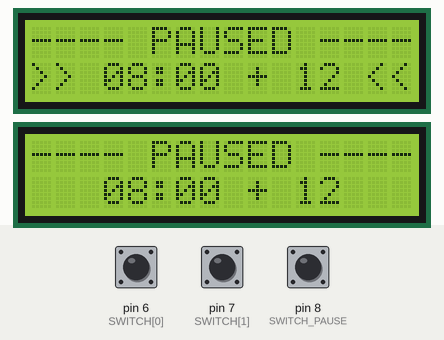
The sketch below on a simulated Arduino Mega 2560, built with avr-gcc and run on an emulated ATmega2560. Shown: 2 × 16×2 character LCD. The test bench sets the inputs (shaded band); at power-on: pin 8 (SWITCH_PAUSE) HIGH, pin 6 (SWITCH[0]) HIGH, pin 7 (SWITCH[1]) HIGH. EEPROM starts erased.

Above: at 1.3 s.
1.4 s: pin 8 (SWITCH_PAUSE) pulled LOW for 0.15 s
At 2.2 s:
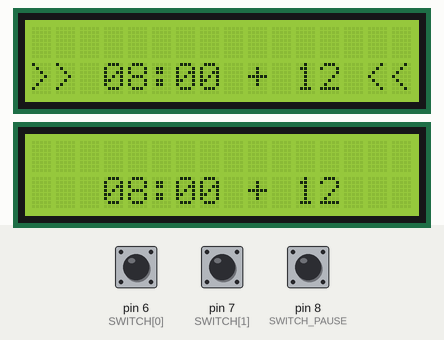
4.5 s: pin 6 (SWITCH[0]) pulled LOW for 0.15 s
At 4.9 s:
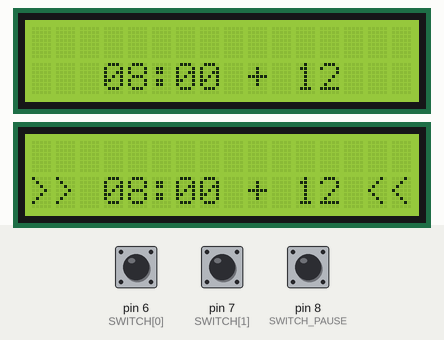
7.6 s: pin 8 (SWITCH_PAUSE) pulled LOW for 1 s
At 9.1 s:
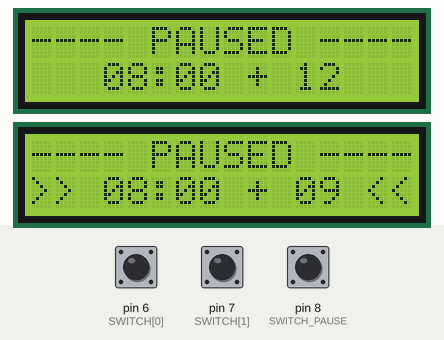
10.1 s: pin 7 (SWITCH[1]) pulled LOW for 0.15 s
At 10.4 s:
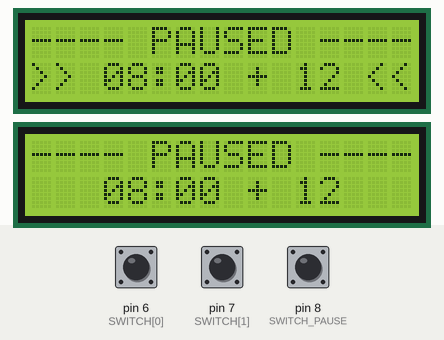
11.7 s: pin 6 (SWITCH[0]) pulled LOW for 1 s
At 12.9 s:
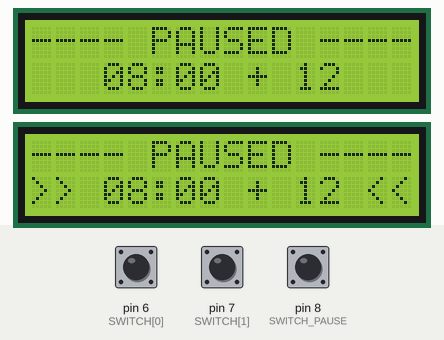
14.2 s: pin 7 (SWITCH[1]) pulled LOW for 1 s
At 15.5 s:
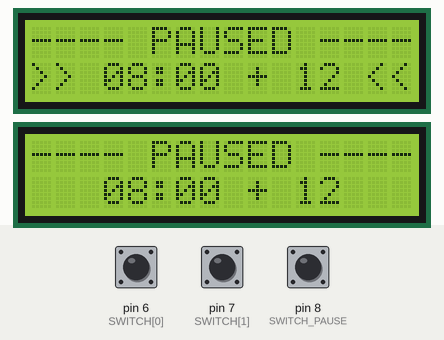
Timing chart, 0 to 17.2 s (numbered marks = the images above; inputs shaded):
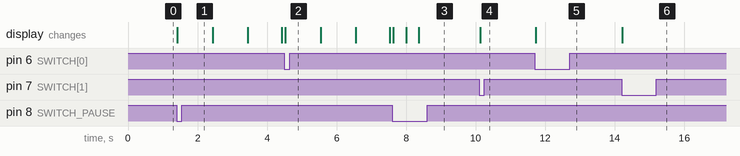

Measured:
- after the input at 1.4 s, the display: changes at once (image 1)
- after the input at 4.5 s, the display: changes at once (image 2)
- after the input at 7.6 s, the display: changes at once (image 3)
- after the input at 10.1 s, the display: changes at once (image 4)
- after the input at 11.7 s, the display: changes at once (image 5)
- after the input at 14.2 s, the display: changes at once (image 6)

The sketch:

chessclock.ino
```cpp
/*
Chess clock
===========
P. poliakoff 2020

This has been tested with Arduino uno r3 and with Arduino micro

This sketch uses 2 LCD displays
The circuit:
* LCD RS pin to digital pin 12
* LCD Enable pin to digital pin 11 for LCD1 pin 10 for LCD 0
* LCD D4 pin to digital pin 5
* LCD D5 pin to digital pin 4
* LCD D6 pin to digital pin 3
* LCD D7 pin to digital pin 2
* LCD R/W pin to ground
* LCD VSS pin to ground
* LCD VCC pin to 5V
* 10K pot
* ends to +5V and ground
* wiper to LCD VO pin
*
* switches
* player 0: pin 6
* player 1: pin 7
* pause : pin 8
*/

// Directly based on the Arduino example LiquidCrystal HelloWorld
#include <LiquidCrystal.h>
#include <EEPROM.h>

// EEPROM structure
const int play_time_minutes =0;
const int play_time_seconds = 1;
const int delay_seconds =2;

byte settings[4];
const byte MAX_SETTINGS[]={99,59,99,1}; // max 99:59 play time and max 99sec delay the last value is a boolean  No/Yes
// hardware declaration
const int SWITCH[2]={6,7};
const int SWITCH_PAUSE=8;
LiquidCrystal lcd[2] = { LiquidCrystal(12, 11, 5, 4, 3, 2),LiquidCrystal(12, 10, 5, 4, 3, 2) };

// clock related variables
int long totalDelay;
int currentPlayer=0;
long playerTime[2];
long playerDelay[2];
bool paused=true;
bool setting=false;
int activeField;
const int DEBOUNCE_DELAY_MAX=10;
int debounceDelay;


void setup() {

// read settings from EEPROM
settings[play_time_minutes]=EEPROM.read(play_time_minutes);
settings[play_time_seconds]=EEPROM.read(play_time_seconds);
settings[delay_seconds]=EEPROM.read(delay_seconds);
if(settings[play_time_minutes]>MAX_SETTINGS[play_time_minutes]||
  settings[play_time_seconds]>MAX_SETTINGS[play_time_seconds]||
  settings[delay_seconds]>MAX_SETTINGS[delay_seconds])
 {// unitialized or corrupted settings
  // reset to default setting: 08:00 play time + 12 secondes delay
  settings[play_time_minutes]=8;
  settings[play_time_seconds]=0;
  settings[delay_seconds]=12;
  saveSettings();
 }


//setup switch
  pinMode(SWITCH[0],INPUT_PULLUP);
  pinMode(SWITCH[1],INPUT_PULLUP);
  pinMode(SWITCH_PAUSE,INPUT_PULLUP);

// set up the LCD's number of columns and rows:
  lcd[0].begin(16, 2);
  lcd[1].begin(16, 2);


  // setup interrupts on timer 2 for 8kHz
  cli();
  #ifdef __AVR_ATmega32U4__
    TCCR3A = 0;
    TCCR3B = 0;
    TCNT3  = 0;
    OCR3A = 249;// = (16*10^6) / (8000*8) - 1
    TCCR3B |= (1 << WGM32);  // configure timer3 for ctc
    TCCR3B |= (1 << CS31); //prescaler divied by 8
    TIMSK3 |= (1 << OCIE3A);

  #else
    TCCR2A = 0;
    TCCR2B = 0;
    TCNT2  = 0;
    // configure for 8khz
    OCR2A = 249;// = (16*10^6) / (8000*8) - 1
    TCCR2A |= (1 << WGM21);  // configure timer2 for ctc
    TCCR2B |= (1 << CS21); //prescaler divied by 8
    TIMSK2 |= (1 << OCIE2A);
  #endif
    sei();


if (digitalRead(SWITCH_PAUSE)==LOW)
 {
  //pause button was pressed at reset time we are in setup mode
  setting=true;
  activeField=0;
  settings[3]=0; // by default do not save
 }
 else
 {
  //pause button was not pressed at reset time: we ar in play mode
  // display initial values
  resetTime();
  }
}

void loop()
{
if (setting!=0)
 {
 char buf[17];
 int loopDelay=100;
 lcd[0].noBlink();
 lcd[1].noBlink();
 sprintf(buf,"Play time Min:%02d", settings[play_time_minutes]);
 printLCD(0,0,buf);
 sprintf(buf,"Play time Sec:%02d",settings[play_time_seconds]);
 printLCD(0,1,buf);
 sprintf(buf,"Delaytime Sec:%02d",settings[delay_seconds]);
 printLCD(1,0,buf);
 sprintf(buf,"Save:    %s",settings[3]==0?"NO ":"YES");
 printLCD(1,1,buf);
 lcd[activeField>>1].setCursor(15,activeField&1);
 lcd[activeField>>1].blink();

 if (digitalRead(SWITCH[0])==LOW)
    { // increment setting
      settings[activeField]++;
      if(settings[activeField]>MAX_SETTINGS[activeField])
       {
        settings[activeField]=0;
       }
    }
  if (digitalRead(SWITCH[1])==LOW)
    { // decrement setting
      settings[activeField]--;
      if(settings[activeField]==255) // the setting is a byte so it wrap around at 255 instead of -1
       {
        settings[activeField]=MAX_SETTINGS[activeField];
       }
    }
  if (digitalRead(SWITCH_PAUSE)==LOW)
    {
    loopDelay=300; // prevent too fast field select change
    activeField++;
    if(activeField>3)
      {
        if(settings[3]==1)
          {
            setting=0; //exit setting mode
            saveSettings();
             // display initial values
            lcd[1].noBlink();
            resetTime();
          }
        activeField=0;
      }
    }
 delay(loopDelay);
 }
else
  {
  if (digitalRead(SWITCH_PAUSE)==LOW  && debounceDelay==0)
    { // toggle pause
    debounceDelay=DEBOUNCE_DELAY_MAX;
    paused=!paused;
    printStatus();
    }
  else if (debounceDelay>0)
    {
    debounceDelay--;
    }

  if (digitalRead(SWITCH[currentPlayer])==LOW)
    { // swap active player
      currentPlayer^=1;
      playerDelay[currentPlayer^1]=totalDelay;
      printTime(currentPlayer^1);
    }
  //refresh the time display
  printTime(currentPlayer);
  delay(30);
  }
}


void resetTime()
{

  long totalTime=8000L*(settings[play_time_minutes]*60+settings[play_time_seconds]); // the interrup is triggered 8000 per second

  totalDelay=8000L*settings[delay_seconds]; // the interrup is triggered 8000 per second

  // initalize variables
  playerTime[0]=totalTime;
  playerDelay[0]=totalDelay;

  playerTime[1]=totalTime;
  playerDelay[1]=totalDelay;

  printTime(0);
  printTime(1);
  printStatus();
}


//update the display top line in play mode
void printStatus()
{
  if(paused)
    {
    char buf[]="---- PAUSED ----";
    printLCD(0,0,buf);
    printLCD(1,0,buf);
    }
  else
    {
    char buf[]="                ";
    printLCD(0,0,buf);
    printLCD(1,0,buf);
    }
}

// display the remaining time on the lower line
void printTime(int player)
{
char buf[]="****TIME OUT****";
if (playerTime[player]>0)
 {
  sprintf(buf,"%s %02d:%02d + %02d %s",
    player==currentPlayer?">>":"  ",
    int(playerTime[player]/8000/60),
    int(playerTime[player]/8000)%60,
    int((playerDelay[player]+7999)/8000),
    player==currentPlayer?"<<":"  ");
 }
printLCD(player,1,buf);
}

// display a message at on the specified line of the specified LCD display
void printLCD(int lcdIndex,int line,char *message)
{
lcd[lcdIndex].setCursor(0,line);
lcd[lcdIndex].print(String(message));
}

// transfer the content of "settings" to the EEPROM
void saveSettings()
{
  EEPROM.write(play_time_minutes,settings[play_time_minutes]);
  EEPROM.write(play_time_seconds,settings[play_time_seconds]);
  EEPROM.write(delay_seconds,settings[delay_seconds]);
}

//interrupt routine triggered 8000 times per second
#ifdef __AVR_ATmega32U4__
ISR(TIMER3_COMPA_vect)
#else
ISR(TIMER2_COMPA_vect)
#endif
{
  if(!paused)
    {
    if(playerDelay[currentPlayer]>0)
      {
        playerDelay[currentPlayer]--;
      }
    else
      {
      if(playerTime[currentPlayer]>0)
        {
        playerTime[currentPlayer]--;
        }
      }
    }
}
```
